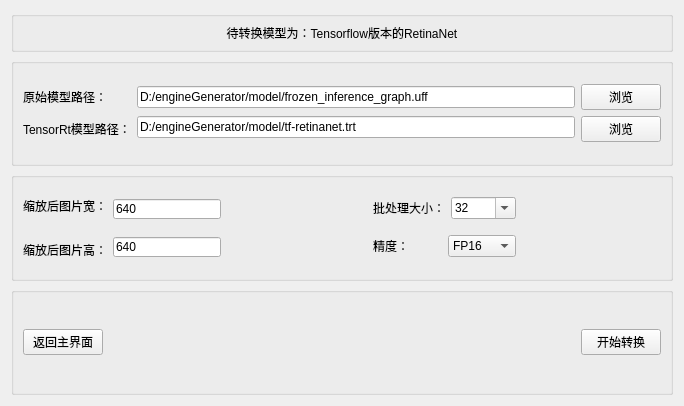
<?xml version="1.0" encoding="UTF-8"?>
<ui version="4.0">
 <class>FormTfRetina</class>
 <widget class="QWidget" name="FormTfRetina">
  <property name="geometry">
   <rect>
    <x>0</x>
    <y>0</y>
    <width>684</width>
    <height>406</height>
   </rect>
  </property>
  <property name="minimumSize">
   <size>
    <width>684</width>
    <height>406</height>
   </size>
  </property>
  <property name="maximumSize">
   <size>
    <width>684</width>
    <height>406</height>
   </size>
  </property>
  <property name="windowTitle">
   <string>Tf-RetinaNet-TensorRT转换器</string>
  </property>
  <layout class="QVBoxLayout" name="verticalLayout_7">
   <item>
    <widget class="QGroupBox" name="groupBox_4">
     <property name="maximumSize">
      <size>
       <width>12222</width>
       <height>41</height>
      </size>
     </property>
     <property name="title">
      <string/>
     </property>
     <layout class="QHBoxLayout" name="horizontalLayout">
      <item>
       <widget class="QLabel" name="label">
        <property name="text">
         <string>待转换模型为：Tensorflow版本的RetinaNet</string>
        </property>
        <property name="alignment">
         <set>Qt::AlignCenter</set>
        </property>
       </widget>
      </item>
     </layout>
    </widget>
   </item>
   <item>
    <widget class="QGroupBox" name="groupBox_2">
     <property name="title">
      <string/>
     </property>
     <layout class="QGridLayout" name="gridLayout">
      <item row="0" column="0">
       <layout class="QHBoxLayout" name="horizontalLayout_6">
        <item>
         <layout class="QVBoxLayout" name="verticalLayout_3">
          <item>
           <widget class="QLabel" name="label_2">
            <property name="text">
             <string>原始模型路径：</string>
            </property>
           </widget>
          </item>
          <item>
           <widget class="QLabel" name="label_8">
            <property name="text">
             <string>TensorRt模型路径：</string>
            </property>
           </widget>
          </item>
         </layout>
        </item>
        <item>
         <layout class="QVBoxLayout" name="verticalLayout_4">
          <item>
           <widget class="QLineEdit" name="lineEdit">
            <property name="text">
             <string>D:/engineGenerator/model/frozen_inference_graph.uff</string>
            </property>
           </widget>
          </item>
          <item>
           <widget class="QLineEdit" name="lineEdit_5">
            <property name="whatsThis">
             <string/>
            </property>
            <property name="text">
             <string>D:/engineGenerator/model/tf-retinanet.trt</string>
            </property>
           </widget>
          </item>
         </layout>
        </item>
        <item>
         <layout class="QVBoxLayout" name="verticalLayout_5">
          <item>
           <widget class="QPushButton" name="pushButton">
            <property name="text">
             <string>浏览</string>
            </property>
           </widget>
          </item>
          <item>
           <widget class="QPushButton" name="pushButton_4">
            <property name="text">
             <string>浏览</string>
            </property>
           </widget>
          </item>
         </layout>
        </item>
       </layout>
      </item>
     </layout>
    </widget>
   </item>
   <item>
    <widget class="QGroupBox" name="groupBox">
     <property name="title">
      <string/>
     </property>
     <layout class="QHBoxLayout" name="horizontalLayout_5">
      <item>
       <layout class="QHBoxLayout" name="horizontalLayout_4">
        <item>
         <layout class="QVBoxLayout" name="verticalLayout">
          <item>
           <widget class="QLabel" name="label_5">
            <property name="text">
             <string>缩放后图片宽：</string>
            </property>
           </widget>
          </item>
          <item>
           <widget class="QLabel" name="label_6">
            <property name="text">
             <string>缩放后图片高：</string>
            </property>
           </widget>
          </item>
         </layout>
        </item>
        <item>
         <layout class="QVBoxLayout" name="verticalLayout_2">
          <item>
           <widget class="QLineEdit" name="lineEdit_2">
            <property name="maximumSize">
             <size>
              <width>20000</width>
              <height>20</height>
             </size>
            </property>
            <property name="text">
             <string>640</string>
            </property>
            <property name="placeholderText">
             <string>请输入resize后图片的宽度</string>
            </property>
           </widget>
          </item>
          <item>
           <widget class="QLineEdit" name="lineEdit_3">
            <property name="maximumSize">
             <size>
              <width>2000</width>
              <height>20</height>
             </size>
            </property>
            <property name="text">
             <string>640</string>
            </property>
            <property name="placeholderText">
             <string>请输入resize后图片的高度</string>
            </property>
           </widget>
          </item>
         </layout>
        </item>
       </layout>
      </item>
      <item>
       <spacer name="horizontalSpacer_2">
        <property name="orientation">
         <enum>Qt::Horizontal</enum>
        </property>
        <property name="sizeHint" stdset="0">
         <size>
          <width>40</width>
          <height>20</height>
         </size>
        </property>
       </spacer>
      </item>
      <item>
       <layout class="QVBoxLayout" name="verticalLayout_6">
        <item>
         <layout class="QHBoxLayout" name="horizontalLayout_3">
          <item>
           <widget class="QLabel" name="label_3">
            <property name="text">
             <string>批处理大小：</string>
            </property>
           </widget>
          </item>
          <item>
           <widget class="QComboBox" name="comboBox_2">
            <property name="editable">
             <bool>true</bool>
            </property>
            <item>
             <property name="text">
              <string>32</string>
             </property>
            </item>
            <item>
             <property name="text">
              <string>1</string>
             </property>
            </item>
            <item>
             <property name="text">
              <string>8</string>
             </property>
            </item>
            <item>
             <property name="text">
              <string>16</string>
             </property>
            </item>
            <item>
             <property name="text">
              <string>64</string>
             </property>
            </item>
            <item>
             <property name="text">
              <string>自定义</string>
             </property>
            </item>
           </widget>
          </item>
         </layout>
        </item>
        <item>
         <layout class="QHBoxLayout" name="horizontalLayout_2">
          <item>
           <widget class="QLabel" name="label_4">
            <property name="text">
             <string>精度：</string>
            </property>
           </widget>
          </item>
          <item>
           <widget class="QComboBox" name="comboBox_3">
            <item>
             <property name="text">
              <string>FP16</string>
             </property>
            </item>
            <item>
             <property name="text">
              <string>FP32</string>
             </property>
            </item>
           </widget>
          </item>
         </layout>
        </item>
       </layout>
      </item>
      <item>
       <spacer name="horizontalSpacer_3">
        <property name="orientation">
         <enum>Qt::Horizontal</enum>
        </property>
        <property name="sizeHint" stdset="0">
         <size>
          <width>40</width>
          <height>20</height>
         </size>
        </property>
       </spacer>
      </item>
     </layout>
    </widget>
   </item>
   <item>
    <widget class="QGroupBox" name="groupBox_5">
     <property name="title">
      <string/>
     </property>
     <layout class="QGridLayout" name="gridLayout_3">
      <item row="0" column="0">
       <layout class="QHBoxLayout" name="horizontalLayout_7">
        <item>
         <widget class="QPushButton" name="pushButton_2">
          <property name="text">
           <string>返回主界面</string>
          </property>
         </widget>
        </item>
        <item>
         <spacer name="horizontalSpacer">
          <property name="orientation">
           <enum>Qt::Horizontal</enum>
          </property>
          <property name="sizeHint" stdset="0">
           <size>
            <width>40</width>
            <height>20</height>
           </size>
          </property>
         </spacer>
        </item>
        <item>
         <widget class="QPushButton" name="shiftPushButton">
          <property name="text">
           <string>开始转换</string>
          </property>
         </widget>
        </item>
       </layout>
      </item>
     </layout>
    </widget>
   </item>
  </layout>
 </widget>
 <resources/>
 <connections/>
</ui>
